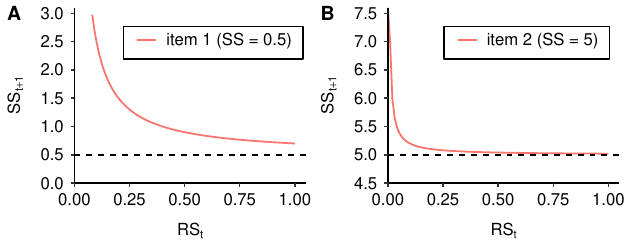

Write R code to recreate this figure.
library(ggplot2)
library(latex2exp)
library(cowplot)

#------------------------------------------------------------
# create ggplot apa style
# See https://ggplot2tutor.com/tutorials/apa_bar_chart
#------------------------------------------------------------
apatheme=theme_bw()+
  theme(
    panel.grid.major=element_blank(),
    panel.grid.minor=element_blank(),
    panel.border=element_blank(),
    axis.line=element_line(),
    axis.title = element_text(size = 12, color = "black"),
    axis.title.y = element_text(margin = margin(r = 10)),
    axis.title.x = element_text(margin = margin(t = 10)),
    axis.text = element_text(size = 12, color = "black"),
    axis.text.x = element_text(margin = margin(t = 5)),
    axis.text.y = element_text(margin = margin(r = 5)),
    
    text=element_text(family='Helvetica'),
    legend.title=element_blank(), 
    legend.position = c(0.60, 0.8),
    legend.background = element_rect(color = "black"),
    legend.text = element_text(size = 12),
    legend.margin = margin(t = 1, l = 8, r = 8, b = 5),
    legend.key = element_rect(color = NA, fill = NA)
  )

#------------------------------------------------------------
# plot retrieval strength update function after successful retrieval event
#------------------------------------------------------------

# set compression factor b
b = 0.1

# Generate x and y values for two sample memory items
rs <- seq(0, 1, length.out = 100)

## Memory item 1
s1 = 0.5
y1 <- s1 + b / (s1 * rs)

## Memory item 2
s2 = 5
y2 <- s2 + b / (s2 * rs)

## Create df
df <- data.frame(x = rs, y1 = y1, y2 = y2)

plot1 <- ggplot(df, aes(x))+
geom_line(aes(y = y1, color = "item 1 (SS = 0.5)"), size=.6) +
  geom_hline(yintercept = s1, linetype="dashed") +
scale_x_continuous(limits = c(0,1), expand = expansion(add = c(0, .05)), breaks=seq(0,1,.25)) +
scale_y_continuous(limits = c(0,3), expand = expansion(add = c(0, .1)), breaks=seq(0,3,.5)) +
#Manually set color of lines to both be black; they are blue by default
#scale_linetype_manual(name = "Legend", values = c("Memory item 1 (SS = 0.5, RS = 0.8)" = "solid", "Memory item 2 (SS = 1.0, RS = 0.5)" = "dashed", "Memory item 3 (SS = 3.0, RS = 0.3)" = "dotted"))  +
#scale_colour_manual(name = "Legend",  values = c("Memory item 1 (SS = 0.5, RS = 0.8)" = "red", "Memory item 2 (SS = 1.0, RS = 0.5)" = "dodgerblue3", "Memory item 3 (SS = 3.0, RS = 0.3)" = "black")) +   
labs(x= TeX(r"($RS_{t}$)"), y= TeX(r"($SS_{t+1}$)")) +
apatheme

plot2 <- ggplot(df, aes(x))+
  geom_line(aes(y = y2, color = "item 2 (SS = 5)"), size=.6) +
  geom_hline(yintercept = s2, linetype="dashed") +
  scale_x_continuous(limits = c(0,1), expand = expansion(add = c(0, .05)), breaks=seq(0,1,.25)) +
  scale_y_continuous(limits = c(4.5,7.5), expand = expansion(add = c(0, .1)), breaks=seq(4,7.5,.5)) +
  #Manually set color of lines to both be black; they are blue by default
  #scale_linetype_manual(name = "Legend", values = c("Memory item 1 (SS = 0.5, RS = 0.8)" = "solid", "Memory item 2 (SS = 1.0, RS = 0.5)" = "dashed", "Memory item 3 (SS = 3.0, RS = 0.3)" = "dotted"))  +
  #scale_colour_manual(name = "Legend",  values = c("Memory item 1 (SS = 0.5, RS = 0.8)" = "red", "Memory item 2 (SS = 1.0, RS = 0.5)" = "dodgerblue3", "Memory item 3 (SS = 3.0, RS = 0.3)" = "black")) +   
  labs(x= TeX(r"($RS_{t}$)"), y= TeX(r"($SS_{t+1}$)")) +
  apatheme

plots <- plot_grid(plot1, plot2, labels = "AUTO")
plots

# Save the plot as a PNG file
ggsave(
  "plots/storage_strength_update.pdf",
  plots,
  width = 6.27,
  height = 2.5,
  dpi = 300
)
